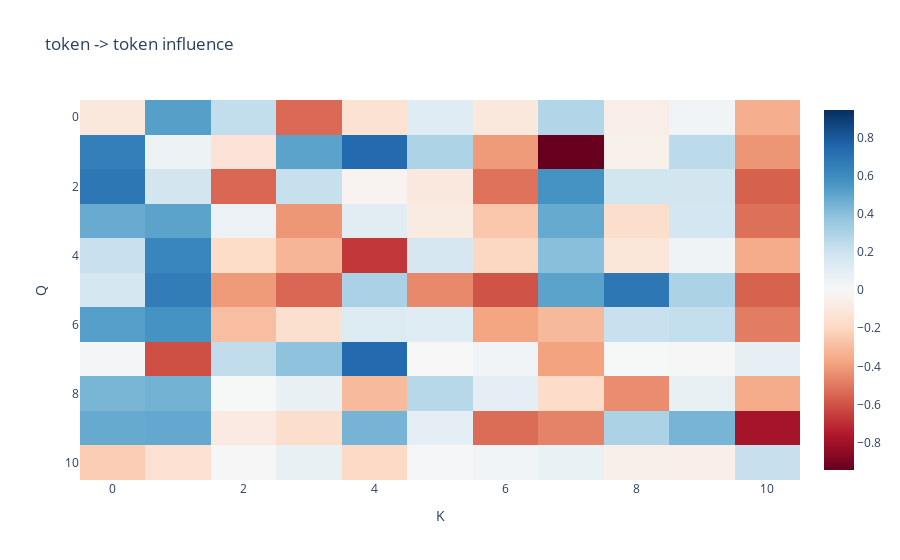
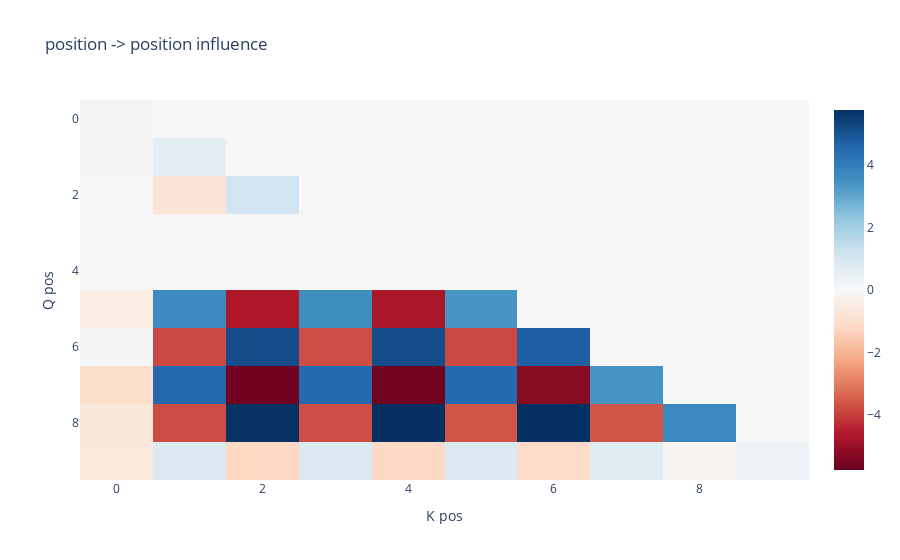
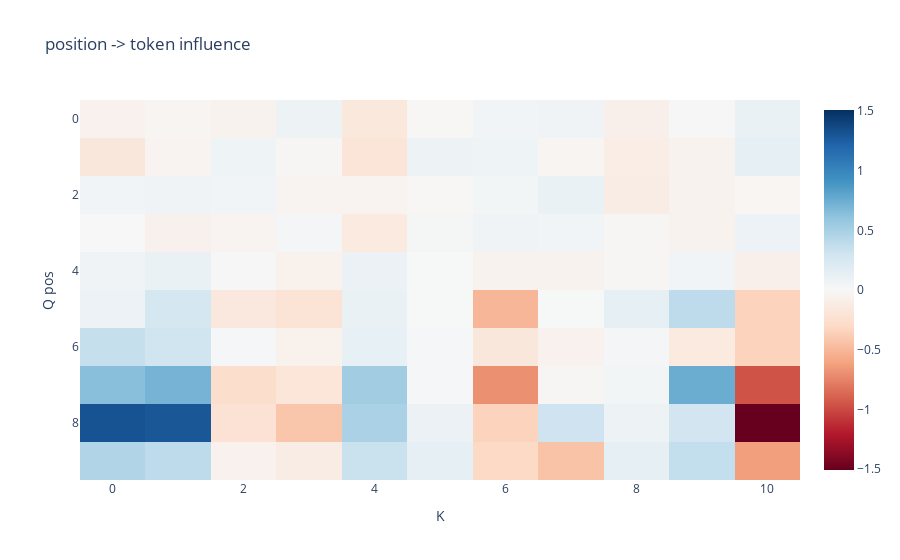
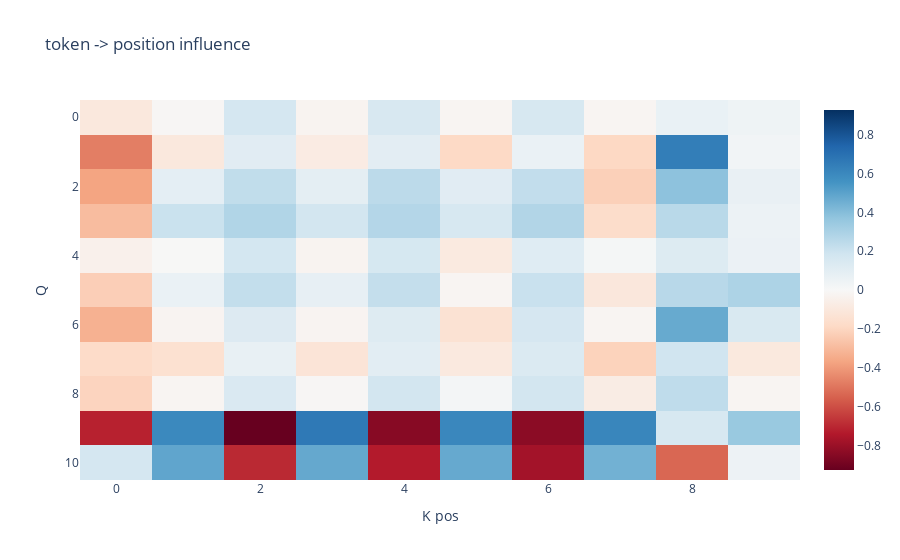

Notebook code cell kept with these figures, in order:
### Markdown cell above
### The QK circuit for head 2

### Code cell
i = 2
# plot.imshow_div(QK_circuit[i], show=True, yaxis="Q", xaxis="K", zmax=zmax, zmin=zmin)
# plot.imshow_div(QK_circuit_pos[i], show=True,yaxis="Q pos", xaxis="K pos", zmax=zmax, zmin=zmin)
# plot.imshow_div(QK_circuit_pos_emb[i], show=True,yaxis="Q pos", xaxis="K", zmax=zmax, zmin=zmin)
# plot.imshow_div(QK_circuit_emb_pos[i], show=True,yaxis="Q", xaxis="K pos", zmax=zmax, zmin=zmin)
plot.imshow_div(QK_circuit[i], yaxis="Q", xaxis="K", title="token -> token influence")
plot.imshow_div(
    QK_circuit_pos[i],
    yaxis="Q pos",
    xaxis="K pos",
    title="position -> position influence",
)
plot.imshow_div(
    QK_circuit_pos_emb[i], yaxis="Q pos", xaxis="K", title="position -> token influence"
)
plot.imshow_div(
    QK_circuit_emb_pos[i], yaxis="Q", xaxis="K pos", title="token -> position influence"
)

### Figure 1 — Plotly figure (JSON) as saved in the notebook; plotly's stock layout.template omitted (floating-point values rounded to 4 significant figures)
{"data": [{"coloraxis": "coloraxis", "hovertemplate": "K: %{x}<br>Q: %{y}<br>color: %{z}<extra></extra>", "name": "0", "type": "heatmap", "xaxis": "x", "yaxis": "y", "z": [[-0.1006, 0.5208, 0.2333, -0.5381, -0.141, 0.1155, -0.1039, 0.2802, -0.06167, 0.02742, -0.3434], [0.649, 0.04918, -0.1262, 0.5054, 0.7393, 0.2976, -0.4082, -0.9433, -0.04644, 0.255, -0.4186], [0.6815, 0.1766, -0.5459, 0.2196, -0.02832, -0.0978, -0.5172, 0.5648, 0.1826, 0.1794, -0.5646], [0.4776, 0.5067, 0.06077, -0.4156, 0.1034, -0.08091, -0.262, 0.4801, -0.1705, 0.1733, -0.5225], [0.2119, 0.6197, -0.1853, -0.3204, -0.6703, 0.1648, -0.2021, 0.3989, -0.1129, 0.03694, -0.3541], [0.1682, 0.6582, -0.4084, -0.5458, 0.3056, -0.4543, -0.5994, 0.5071, 0.6842, 0.2994, -0.5612], [0.5229, 0.5648, -0.2904, -0.1571, 0.133, 0.1188, -0.3768, -0.3074, 0.2134, 0.2297, -0.4906], [0.02234, -0.6082, 0.2361, 0.3856, 0.7387, 0.002457, 0.03396, -0.3834, 0.004, -0.004939, 0.08869], [0.438, 0.4501, 0.002974, 0.07663, -0.3052, 0.2661, 0.09212, -0.1763, -0.445, 0.07482, -0.3526], [0.4789, 0.485, -0.08493, -0.1666, 0.4452, 0.09401, -0.5344, -0.4695, 0.2987, 0.4405, -0.7865], [-0.2381, -0.1453, -0.003616, 0.07014, -0.192, 0.009706, 0.03138, 0.06497, -0.0527, -0.05798, 0.2165]]}], "layout": {"coloraxis": {"cmid": 0, "colorscale": [[0, "rgb(103,0,31)"], [0.1, "rgb(178,24,43)"], [0.2, "rgb(214,96,77)"], [0.3, "rgb(244,165,130)"], [0.4, "rgb(253,219,199)"], [0.5, "rgb(247,247,247)"], [0.6, "rgb(209,229,240)"], [0.7, "rgb(146,197,222)"], [0.8, "rgb(67,147,195)"], [0.9, "rgb(33,102,172)"], [1, "rgb(5,48,97)"]]}, "title": {"text": "token -> token influence"}, "xaxis": {"anchor": "y", "domain": [0, 1], "title": {"text": "K"}}, "yaxis": {"anchor": "x", "autorange": "reversed", "domain": [0, 1], "title": {"text": "Q"}}}}

### Figure 2 — Plotly figure (JSON) as saved in the notebook; plotly's stock layout.template omitted (floating-point values rounded to 4 significant figures)
{"data": [{"coloraxis": "coloraxis", "hovertemplate": "K pos: %{x}<br>Q pos: %{y}<br>color: %{z}<extra></extra>", "name": "0", "type": "heatmap", "xaxis": "x", "yaxis": "y", "z": [[0.0824, 0, 0, 0, 0, 0, 0, 0, 0, 0], [0.08887, 0.6068, 0, 0, 0, 0, 0, 0, 0, 0], [0.08094, -0.8066, 1.143, 0, 0, 0, 0, 0, 0, 0], [0.06394, -0.04685, 0.04876, -0.05614, 0, 0, 0, 0, 0, 0], [-0.04074, 0.02015, 0.04457, 0.02224, 0.01134, 0, 0, 0, 0, 0], [-0.4691, 3.641, -4.68, 3.587, -4.729, 3.413, 0, 0, 0, 0], [0.09175, -3.825, 5.137, -3.754, 5.146, -3.821, 4.772, 0, 0, 0], [-1.034, 4.523, -5.607, 4.502, -5.59, 4.521, -5.252, 3.436, 0, 0], [-0.6846, -3.792, 5.73, -3.754, 5.765, -3.635, 5.747, -3.636, 3.713, 0], [-0.6149, 0.8581, -1.205, 0.8918, -1.169, 0.8712, -1.082, 0.7638, -0.1433, 0.3221]]}], "layout": {"coloraxis": {"cmid": 0, "colorscale": [[0, "rgb(103,0,31)"], [0.1, "rgb(178,24,43)"], [0.2, "rgb(214,96,77)"], [0.3, "rgb(244,165,130)"], [0.4, "rgb(253,219,199)"], [0.5, "rgb(247,247,247)"], [0.6, "rgb(209,229,240)"], [0.7, "rgb(146,197,222)"], [0.8, "rgb(67,147,195)"], [0.9, "rgb(33,102,172)"], [1, "rgb(5,48,97)"]]}, "title": {"text": "position -> position influence"}, "xaxis": {"anchor": "y", "domain": [0, 1], "title": {"text": "K pos"}}, "yaxis": {"anchor": "x", "autorange": "reversed", "domain": [0, 1], "title": {"text": "Q pos"}}}}

### Figure 3 — Plotly figure (JSON) as saved in the notebook; plotly's stock layout.template omitted (floating-point values rounded to 4 significant figures)
{"data": [{"coloraxis": "coloraxis", "hovertemplate": "K: %{x}<br>Q pos: %{y}<br>color: %{z}<extra></extra>", "name": "0", "type": "heatmap", "xaxis": "x", "yaxis": "y", "z": [[-0.06159, -0.03326, -0.04877, 0.07983, -0.165, -0.01285, 0.05231, 0.06704, -0.08189, 0.01093, 0.1015], [-0.1759, -0.04712, 0.07524, -0.01679, -0.1903, 0.07587, 0.06834, -0.03261, -0.1093, -0.05096, 0.1382], [0.05398, 0.05902, 0.04456, -0.04331, -0.04509, -0.01315, 0.03795, 0.1031, -0.1166, -0.05503, -0.02606], [-0.002727, -0.07215, -0.0469, 0.03503, -0.1427, 0.0239, 0.0593, 0.05155, -0.01622, -0.05206, 0.09006], [0.0611, 0.09993, 0.01062, -0.06836, 0.09733, 0.00769, -0.05121, -0.05806, -0.02175, 0.04692, -0.08382], [0.09018, 0.2734, -0.1588, -0.2093, 0.1035, 0.004488, -0.5107, 0.006374, 0.1373, 0.3959, -0.345], [0.3601, 0.2997, 0.01677, -0.06854, 0.1253, 0.01262, -0.1712, -0.06496, 0.02858, -0.1419, -0.3401], [0.6392, 0.711, -0.2725, -0.1861, 0.5332, 0.01552, -0.6929, -0.01674, 0.03964, 0.7538, -0.9613], [1.311, 1.29, -0.221, -0.4204, 0.4884, 0.096, -0.342, 0.3097, 0.07776, 0.295, -1.509], [0.4528, 0.3932, -0.06089, -0.1192, 0.3373, 0.1372, -0.3101, -0.4354, 0.1378, 0.3705, -0.6306]]}], "layout": {"coloraxis": {"cmid": 0, "colorscale": [[0, "rgb(103,0,31)"], [0.1, "rgb(178,24,43)"], [0.2, "rgb(214,96,77)"], [0.3, "rgb(244,165,130)"], [0.4, "rgb(253,219,199)"], [0.5, "rgb(247,247,247)"], [0.6, "rgb(209,229,240)"], [0.7, "rgb(146,197,222)"], [0.8, "rgb(67,147,195)"], [0.9, "rgb(33,102,172)"], [1, "rgb(5,48,97)"]]}, "title": {"text": "position -> token influence"}, "xaxis": {"anchor": "y", "domain": [0, 1], "title": {"text": "K"}}, "yaxis": {"anchor": "x", "autorange": "reversed", "domain": [0, 1], "title": {"text": "Q pos"}}}}

### Figure 4 — Plotly figure (JSON) as saved in the notebook; plotly's stock layout.template omitted (floating-point values rounded to 4 significant figures)
{"data": [{"coloraxis": "coloraxis", "hovertemplate": "K pos: %{x}<br>Q: %{y}<br>color: %{z}<extra></extra>", "name": "0", "type": "heatmap", "xaxis": "x", "yaxis": "y", "z": [[-0.09961, -0.01241, 0.1652, -0.02734, 0.1528, -0.01787, 0.155, -0.01827, 0.06605, 0.04588], [-0.476, -0.1015, 0.1081, -0.07802, 0.09839, -0.1888, 0.06432, -0.1934, 0.6433, 0.03141], [-0.3716, 0.09255, 0.2332, 0.09348, 0.2474, 0.1097, 0.2301, -0.222, 0.3802, 0.06939], [-0.293, 0.2054, 0.2807, 0.177, 0.2704, 0.1543, 0.2772, -0.1694, 0.2566, 0.0527], [-0.04703, -0.002742, 0.1692, -0.02872, 0.1589, -0.08866, 0.1165, 0.01451, 0.1263, 0.06079], [-0.2286, 0.06174, 0.2265, 0.07897, 0.2243, -0.02089, 0.2089, -0.1044, 0.2586, 0.29], [-0.33, -0.02473, 0.1291, -0.02338, 0.121, -0.1385, 0.1598, -0.02029, 0.4726, 0.1479], [-0.1766, -0.1473, 0.07321, -0.1232, 0.1001, -0.09245, 0.1346, -0.2144, 0.184, -0.09468], [-0.2079, -0.01908, 0.1425, -0.01269, 0.1743, 0.0194, 0.1755, -0.07195, 0.2378, -0.02068], [-0.7172, 0.5992, -0.9268, 0.6625, -0.8466, 0.6036, -0.8366, 0.6093, 0.154, 0.3488], [0.1676, 0.488, -0.698, 0.4772, -0.7375, 0.474, -0.778, 0.4466, -0.5365, 0.04744]]}], "layout": {"coloraxis": {"cmid": 0, "colorscale": [[0, "rgb(103,0,31)"], [0.1, "rgb(178,24,43)"], [0.2, "rgb(214,96,77)"], [0.3, "rgb(244,165,130)"], [0.4, "rgb(253,219,199)"], [0.5, "rgb(247,247,247)"], [0.6, "rgb(209,229,240)"], [0.7, "rgb(146,197,222)"], [0.8, "rgb(67,147,195)"], [0.9, "rgb(33,102,172)"], [1, "rgb(5,48,97)"]]}, "title": {"text": "token -> position influence"}, "xaxis": {"anchor": "y", "domain": [0, 1], "title": {"text": "K pos"}}, "yaxis": {"anchor": "x", "autorange": "reversed", "domain": [0, 1], "title": {"text": "Q"}}}}
